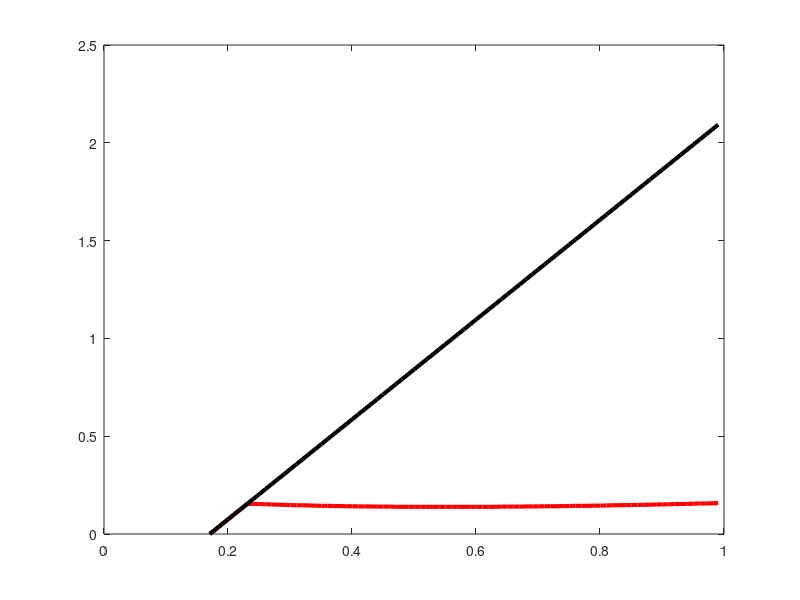

MATLAB code to generate this figure:
%NA vs BA的对比仿真:平台利润和新品供应商的利润

clc;
clear;

%alpha = 0.8; gamma = 0.2; k = 0.7; 
alpha = 0.7; gamma = 0.2; k = 0.7; 
A = 2 - gamma^2; 
%A/gamma
%A*(1+k)/(2*gamma)
B = 4 - gamma^2 - alpha * gamma^2;
q1 = 1 ; qn = k * q1;
    mu_low=gamma*(alpha*A+1-alpha)./A;
    mus = (mu_low:0.01:1)';
mincb1=[];
mincb2=[];
i=1;
while i<=length(mus)
    mu= mus(i);
    q2 = mu * q1; qs = k * q2; 
    %cb_max1=((A.*A-A).*mu+(-alpha.*A.*A+(2.*alpha-1).*A+(-alpha+1)).*gamma)./((1-gamma.*gamma).*(1-gamma).*(A-1));
    %cb_max2=0;
    %cb_max=max(cb_max1,cb_max2);
    c_bmax=(2.*mu+gamma.*(-1 + alpha .*(-1 +gamma.^2) - gamma.*mu))./((1-gamma).^2.*(1 + gamma));
    cb = (0:0.001:c_bmax)'; 
    
    % N-AA 无AI技术-代理模式
    % 均衡解
    PS_NAA = (A .* qs - gamma .* qn) / (2 + A);
    PN_NAA = (A .* qn - gamma .* qs) / (2 + A);
    % 需求函数
    DS_NAA = (A .* qs - gamma .* qn) / (2 + A);
    DN_NAA = (A .* qn - gamma .* qs) / (2 + A);
    %利润函数
    Pi_P_NAA= DN_NAA .* (alpha .* PN_NAA ) + DS_NAA .* (alpha .* PS_NAA);
    Pi_S_NAA= (1 - alpha) .* (DS_NAA .* PS_NAA);
    Pi_N_NAA= (1 - alpha) .* (DN_NAA .* PN_NAA);

    % P-AA 平台承担AI技术-代理模式
    % 均衡解
    PS_PAA = (A .* q2 - gamma .* q1) ./ (2 + A);
    PN_PAA = (A .* q1 - gamma .* q2) ./ (2 + A);
    % 需求函数
    DS_PAA = (A .* q2 - gamma .* q1) ./ (2 + A);
    DN_PAA = (A .* q1 - gamma .* q2) ./ (2 + A);
    %利润函数
    Pi_P_PAA=DN_PAA .* (alpha .* PN_PAA-cb) + DS_PAA .* (alpha .* PS_PAA-cb);
    Pi_S_PAA= (1 - alpha) .* (DS_PAA .* PS_PAA);
    Pi_N_PAA= (1 - alpha) .* (DN_PAA .* PN_PAA);


    
    plot(cb,Pi_P_PAA+0*cb,'r'); hold on;
    plot(cb,Pi_P_NAA+0*cb,'b'); hold off;


    dif = abs(Pi_P_PAA-Pi_P_NAA);
    indcb = find(dif == min(dif));
    cbet = cb(indcb(1));
    mincb1 = [mincb1; cbet];



    i=i+1;
end
c_bmax1=(2.*mus+gamma.*(-1 + alpha .*(-1 +gamma.^2) - gamma.*mus))./((1-gamma).^2.*(1 + gamma));
c_bmax2=max(0,c_bmax1);
plot(mus,mincb1,'-r','MarkerSize',6,'LineWidth',3);hold on;
%plot(mus,mincb2,'--b','MarkerSize',6,'LineWidth',3);hold on;
plot(mus,c_bmax2,'k','MarkerSize',6,'LineWidth',3);hold on;
hold off;

%xlabel('产品保值率{\it{\mu}}');
%ylabel('AI技术的实施成本{\it{c_b}}');
